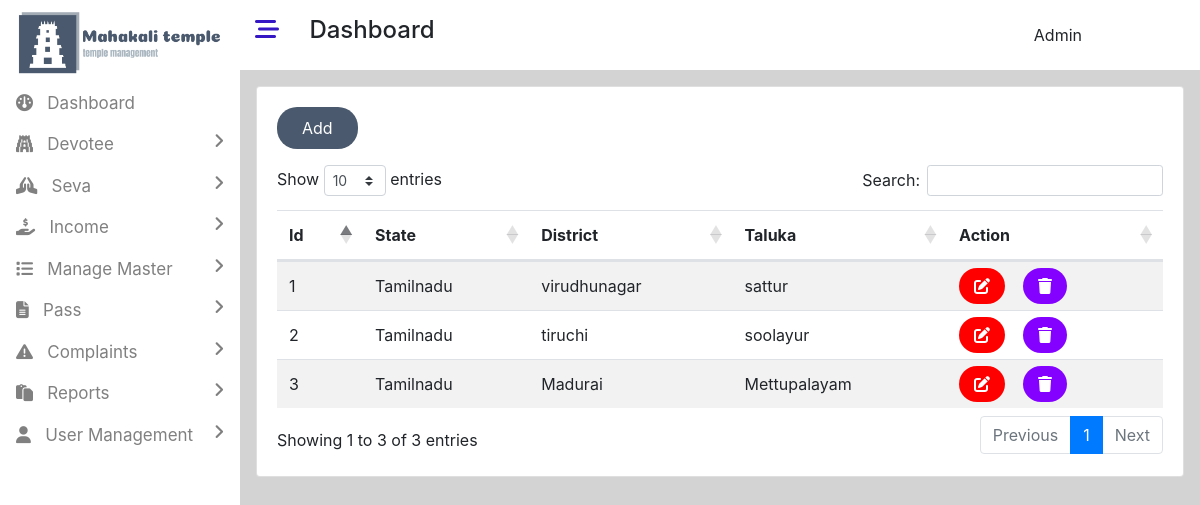
Page /admin/manage_taluka.php (signed in) on the committed database.
### tables this page shows
CREATE TABLE `taluka` (
  `tid` int(11) NOT NULL,
  `state_id` int(11) NOT NULL,
  `district_id` int(11) NOT NULL,
  `taluka_name` varchar(50) NOT NULL,
  `reading_time` timestamp NOT NULL DEFAULT current_timestamp() ON UPDATE current_timestamp()
);

CREATE TABLE `state` (
  `sid` int(11) NOT NULL,
  `state_name` varchar(60) NOT NULL,
  `reading_time` timestamp NOT NULL DEFAULT current_timestamp() ON UPDATE current_timestamp()
);

CREATE TABLE `district` (
  `did` int(11) NOT NULL,
  `state_id` int(11) NOT NULL,
  `district_name` varchar(50) NOT NULL,
  `reading_time` timestamp NOT NULL DEFAULT current_timestamp() ON UPDATE current_timestamp()
);

### admin/admin_db.php (called while the page is built, shortened)
<?php
$con=mysqli_connect("localhost","root","","temple");
        ?>
            <?php
class taluka
{
            ?>
            <?php
    public function get_taluka()
    {
        global $con;
        $sql="select * from taluka inner join state on taluka.state_id=state.sid inner join district on taluka.district_id=district.did order by taluka.tid desc";
        $result=mysqli_query($con,$sql);
        $r=[];
        while($row=mysqli_fetch_assoc($result))
        {
            array_push($r,$row);
        }
        return $r;
    }
}
            ?>

### admin/manage_taluka.php (the view, shortened to what this page needs)
<!DOCTYPE html>
<html lang="en">
<head>
    <link rel="stylesheet" href="../assets/bootstrap/bootstrap.min.css">
     <link rel="stylesheet" href="https://cdnjs.cloudflare.com/ajax/libs/twitter-bootstrap/4.5.2/css/bootstrap.css" type="text/css">
     <link rel="stylesheet" href="https://cdn.datatables.net/1.13.7/css/dataTables.bootstrap4.min.css" type="text/css">
    <link rel="stylesheet" href="https://cdnjs.cloudflare.com/ajax/libs/font-awesome/6.4.2/css/all.min.css"  />
    <link rel="stylesheet" href="css/style.css" type="text/css">
</head>
<body class="dashboard-page">
<div>
<?php
include("includes/leftbar.php");
?>
<div style="width:80%;height:110vh;" class="float-right main-content">
<?php
include("includes/header.php");
?>
<div class="container p-3">
<div class="card">
<div class="card-body">
<a href="add_taluka.php" class="btn button-color text-white px-4 py-2">Add</a>
<div class="row mt-3">
    <div class="col-md-12">
       <table id="example" class="example3 table table-striped" style="width:100%">
        <thead>
            <tr>
                <th>Id</th>
                <th>State</th>
                <th>District</th>
                <th>Taluka</th>
                <th>Action</th>
            </tr>
        </thead>
        <tbody>
<?php
include("admin_db.php");
$obj=new taluka();
$states=$obj->get_taluka();
$i=1;
foreach($states as $state)
{
?>
<tr>
    <td><?=$i?></td>
    <td><?=$state["state_name"]?></td>
    <td><?=$state["district_name"]?></td>
    <td><?=$state["taluka_name"]?></td>
    <td>
    <a href="edit_taluka.php?id=<?=$state['tid']?>" id="ed-icon"><i class="fa-solid fa-pen-to-square"></i></a>
    <a href="delete_taluka.php?id=<?=$state['tid']?>" id="del-icon"><i class="fa-solid fa-trash"></i></a>
    </td>
</tr>
<?php
$i++;
}
?>
        </tbody>
    </table>
    </div>
</div>
</div>
</div>
</div>
</div>
</div>
</body>
</html>

### admin/css/style.css (style rules this page uses)
.main-content { background-color:lightgray; }

### admin/manage_taluka.php (style rules this page uses)
.button-color { background-color:rgb(74,89,109); border-radius:20px; }
#ed-icon { background-color:red;padding:8px 15px;color:white;border-radius:30px; }
#del-icon { background-color:rgb(132, 0, 255);padding:8px 15px;color:white;border-radius:30px; }

### rows in the picture
taluka: state.state_name "Tamilnadu", district.district_name "virudhunagar", taluka_name "sattur"
taluka: state.state_name "Tamilnadu", district.district_name "tiruchi", taluka_name "soolayur"
taluka: state.state_name "Tamilnadu", district.district_name "Madurai", taluka_name "Mettupalayam"
